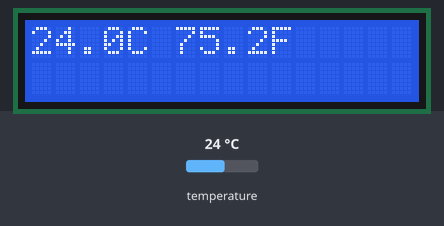
Recording of a sketch running on a simulated ESP32. Shown: 16×2 character LCD. The test bench sets the inputs (shaded band); at power-on: temperature 24 °C. WiFi joins after 1.5 s; servers stay silent unless stated; no MQTT or app messages arrive unless stated; what the sketch prints to the serial monitor is not drawn.

Above: at 2.8 s.
2.9 s: temperature set to 41 °C
At 3.9 s:
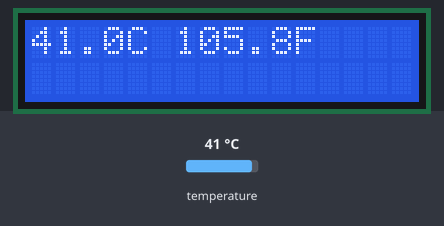
5.9 s: temperature set to 12 °C
At 7.4 s:
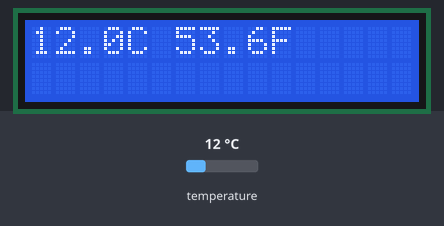
9.0 s: temperature set to 19 °C
At 10.3 s:
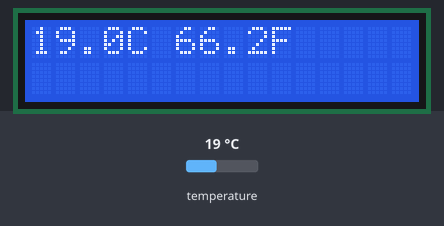
Timing chart, 0 to 12.0 s (numbered marks = the images above; inputs shaded):
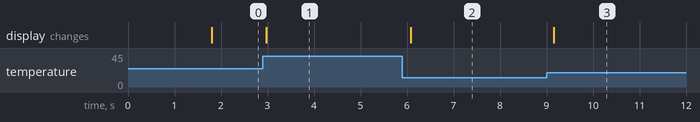

The sketch:

Temperature_LCD-ESP32.ino
```cpp
/**
 * Read the temperature from a 1-Wire bus device and display it in Fahrenheit and Celcius on an LCD device
 */

#include <OneWire.h>
#include <DallasTemperature.h>
#include "Adafruit_LiquidCrystal.h"
#include <WiFi.h>
#include <PubSubClient.h>

// 1-Wire data pin
#define ONE_WIRE_BUS 4
#define TEMPERATURE_PRECISION 9

/* ESP32 Connections:
 * 5V to 5V pin
 * GND to GND pin
 * CLK to SCL (GPIO 22)
 * DAT to SDA (GPIO 21)
 */
// Connect via i2c, default address #0 (A0-A2 not jumpered)
Adafruit_LiquidCrystal lcd(0);

// Setup one instance to communicate with all OneWire devices
OneWire oneWire(ONE_WIRE_BUS);

// Pass our oneWire reference to Dallas Temperature.
DallasTemperature sensors(&oneWire);

// arrays to hold device addresses (could be an arbitrary number, limited by hardware)
DeviceAddress temperatureSensor;

// WiFi SSID & password
const char* ssid = "NSA Surveillance Van";
const char* password = "swordfish";

// MQTT Broker address
IPAddress server(192, 168, 0, 155);
const char* mqtt_user = "esp32_thermocouple";
const char* mqtt_pass = "esp32_thermocouple";

WiFiClient wifi;
PubSubClient client(wifi);

void setup() {
  // start serial port
  Serial.begin(115200);
  // configure the LCD's number of columns and rows
  lcd.begin(16, 2);
  // start up the temperature sensors
  setup_onewire();
  // connect to wifi
  setup_wifi();
  // set up MQTT publisher
  setup_mqtt();
}

void setup_mqtt() {
  client.setServer(server, 1883);
  client.setCallback(callback);

  if (!client.connected()) {
    reconnect();
  }
}

void reconnect() {
  Serial.print("Attempting MQTT connection...");
  // Attempt to connect
  if (client.connect("ESP32Client", mqtt_user, mqtt_pass)) {
    Serial.println("connected");
    // Subscribe
    client.subscribe("esp32/output");
  } else {
    Serial.print("failed, rc=");
    Serial.print(client.state());
    Serial.println(" try again in 5 seconds");
    // Wait 5 seconds before retrying
    delay(5000);
  }
}

void setup_wifi() {
  delay(10);

  Serial.print("Connecting to ");
  Serial.print(ssid);

  WiFi.begin(ssid, password);

  while (WiFi.status() != WL_CONNECTED) {
    delay(500);
    Serial.print(".");
  }

  Serial.print("IP address: ");
  Serial.println(WiFi.localIP());
}

// set up 1-Wire sensors
void setup_onewire() {
  sensors.begin();

  // locate devices on the bus
  Serial.print("Locating devices...");
  Serial.print("Found ");
  Serial.print(sensors.getDeviceCount(), DEC);
  Serial.println(" devices.");

  // report parasite power requirements
  Serial.print("Parasite power is: ");
  if (sensors.isParasitePowerMode()) Serial.println("ON");
  else Serial.println("OFF");

  // assign address manually.  the addresses below will beed to be changed
  // to valid device addresses on your bus.  device address can be retrieved
  // by using either oneWire.search(deviceAddress) or individually via
  // sensors.getAddress(deviceAddress, index)
  //insideThermometer = { 0x28, 0x1D, 0x39, 0x31, 0x2, 0x0, 0x0, 0xF0 };
  //outsideThermometer   = { 0x28, 0x3F, 0x1C, 0x31, 0x2, 0x0, 0x0, 0x2 };

  // search for devices on the bus and assign based on an index.  ideally,
  // you would do this to initially discover addresses on the bus and then
  // use those addresses and manually assign them (see above) once you know
  // the devices on your bus (and assuming they don't change).
  //
  // method 1: by index
  if (!sensors.getAddress(temperatureSensor, 0)) Serial.println("Unable to find address for Device 0");

  // method 2: search()
  // search() looks for the next device. Returns 1 if a new address has been
  // returned. A zero might mean that the bus is shorted, there are no devices,
  // or you have already retrieved all of them.  It might be a good idea to
  // check the CRC to make sure you didn't get garbage.  The order is
  // deterministic. You will always get the same devices in the same order
  //
  // Must be called before search()
  //oneWire.reset_search();
  // assigns the first address found to insideThermometer
  //if (!oneWire.search(insideThermometer)) Serial.println("Unable to find address for insideThermometer");
  // assigns the seconds address found to outsideThermometer
  //if (!oneWire.search(outsideThermometer)) Serial.println("Unable to find address for outsideThermometer");

  // show the addresses we found on the bus
  Serial.print("Device 0 Address: ");
  printAddress(temperatureSensor);
  Serial.println();

  // set the resolution to 9 bit
  sensors.setResolution(temperatureSensor, TEMPERATURE_PRECISION);

  Serial.print("Device 0 Resolution: ");
  Serial.print(sensors.getResolution(temperatureSensor), DEC);
  Serial.println();
}

// function to print a device address
void printAddress(DeviceAddress deviceAddress)
{
  for (uint8_t i = 0; i < 8; i++)
  {
    // zero pad the address if necessary
    if (deviceAddress[i] < 16) Serial.print("0");
    Serial.print(deviceAddress[i], HEX);
  }
}

void clearLCD(int line) {
  lcd.setCursor(0, line);
  for (int i=0; i < 16; i++) lcd.print(" ");
  lcd.setCursor(0, line);
}

// function to print the temperature for a device
void printTemperature(DeviceAddress deviceAddress)
{
  float tempC = sensors.getTempC(deviceAddress);

  // Print the temperature in C and F on the top line
  clearLCD(0);
  lcd.print(tempC, 1);
  lcd.print("C ");
  lcd.print(DallasTemperature::toFahrenheit(tempC), 1);
  lcd.print("F");
}

// function to print the temperature for a device
void publishTemperature(DeviceAddress deviceAddress)
{
  float tempC = sensors.getTempC(deviceAddress);

  char tempString[64];
  sprintf(tempString, "{\"temperature\":%5.1f}", tempC);
  client.publish("sensor/bbq", tempString);
}

// function to print a device's resolution
void printResolution(DeviceAddress deviceAddress)
{
  Serial.print("Resolution: ");
  Serial.print(sensors.getResolution(deviceAddress));
  Serial.println();
}

// main function to print information about a device
void printData(DeviceAddress deviceAddress)
{
  // Serial.print("Device Address: ");
  // printAddress(deviceAddress);
  printTemperature(deviceAddress);
}

void loop() {
  // display the temperature data locally
  sensors.requestTemperatures();
  printData(temperatureSensor);
  // publish the temperature data & check for messages
  client.loop();
  publishTemperature(temperatureSensor);

  if (!client.connected()) {
    reconnect();
  }
}

void callback(char* topic, byte* message, unsigned int length) {
  Serial.print("Message arrived on topic: ");
  Serial.print(topic);
  Serial.print(". Message: ");
  String messageTemp;

  for (int i = 0; i < length; i++) {
    Serial.print((char)message[i]);
    messageTemp += (char)message[i];
  }
  Serial.println();

  // Feel free to add more if statements to control more GPIOs with MQTT

  // If a message is received on the topic esp32/output, you check if the message is either "on" or "off".
  // Changes the output state according to the message
  // if (String(topic) == "esp32/output") {
  //   Serial.print("Changing output to ");
  //   if(messageTemp == "on"){
  //     Serial.println("on");
  //     digitalWrite(ledPin, HIGH);
  //   }
  //   else if(messageTemp == "off"){
  //     Serial.println("off");
  //     digitalWrite(ledPin, LOW);
  //   }
  // }
}
```

Measured:
- after the input at 2.9 s, the display: changes after 0.08 s (image 1)
- after the input at 5.9 s, the display: changes after 0.18 s (image 2)
- after the input at 9.0 s, the display: changes after 0.16 s (image 3)
